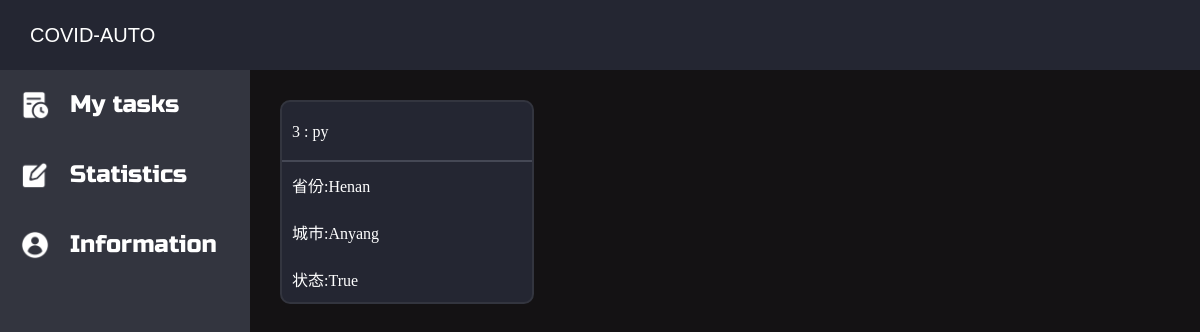
Page /task/ (signed in) on the committed database.
### task/models.py (models this page shows)
class Task(models.Model):
    task_owner = models.ForeignKey(User, on_delete = models.DO_NOTHING) # 设置task使用者
    on_or_off = models.BooleanField(default = False) # 是否启用
    task_title = models.CharField(max_length = 50) # 任务名称
    task_username = models.CharField(max_length = 20) # 姓名
    task_stu_id = models.CharField(max_length = 20) # 学号
    task_phone = models.CharField(max_length = 20) # 电话号码
    task_institution = models.CharField(max_length = 20) # 学院
    task_province = models.CharField(max_length = 20) # 省份
    task_city = models.CharField(max_length = 30) # 城市
    task_form_id = models.CharField(max_length = 10) # 信息表中id
    vjuid = models.CharField(max_length = 20) # vjuid
    vjvd = models.CharField(max_length = 50) # vjvd
    vt = models.CharField(max_length = 20) # vt
    UUkey = models.CharField(max_length = 50) # UUkey

### task/views.py (the view)
# urls.py: path('', views.control_tasks, name = 'control_tasks'),
def control_tasks(request):
    if request.user.username != '': # 如果登录成功
        context = {}
        context['tasks'] = Task.objects.filter(task_owner = request.user)
        return render(request, 'task.html', context)
    else: # 如果未登录，则跳转登录界面
        return redirect('/login_page/')

### task/templates/task.html (shortened to what this page needs)
{% extends 'task_base.html' %}
{% block task_content %}
    {% for task in tasks %}
        <div class="items" onclick="popWindow(this)">
            <div class="item-title"><span>{{ task.id }}</span> : {{ task.task_title }}</div>
            <div class="item-content">
                <div class="location-province">省份:{{ task.task_province }}</div>
                <div class="location-city">城市:{{ task.task_city }}</div>
                <div class="on-off">状态:{{ task.on_or_off }}</div>
            </div>
        </div>
    {% endfor %}
{% endblock %}

### static/css/task.css (style rules this page uses)
* { padding: 0; margin: 0; }
html, body { width: 100%; height: 100%; }
div.content .items { background-color: #242632; border: 2px solid #33353F; border-radius: 10px; margin: 30px; height: 200px; width: 250px; display: grid; grid-template-rows: 60px 140px; overflow: hidden; cursor: pointer; }
div.items div.item-title { line-height: 60px; color: white; font-family: 'ZCOOL KuaiLe', cursive; width: 100%; border-bottom: 2px solid #454855; padding-left: 10px; }
div.items div.item-content { padding-left: 10px; width: 100%; display: grid; grid-template-rows: 1fr 1fr 1fr; align-items: center; color: white; font-family: 'ZCOOL KuaiLe', cursive; }

### rows in the picture
Task: id "3", task_title "py", task_province "Henan", task_city "Anyang", on_or_off "True"
